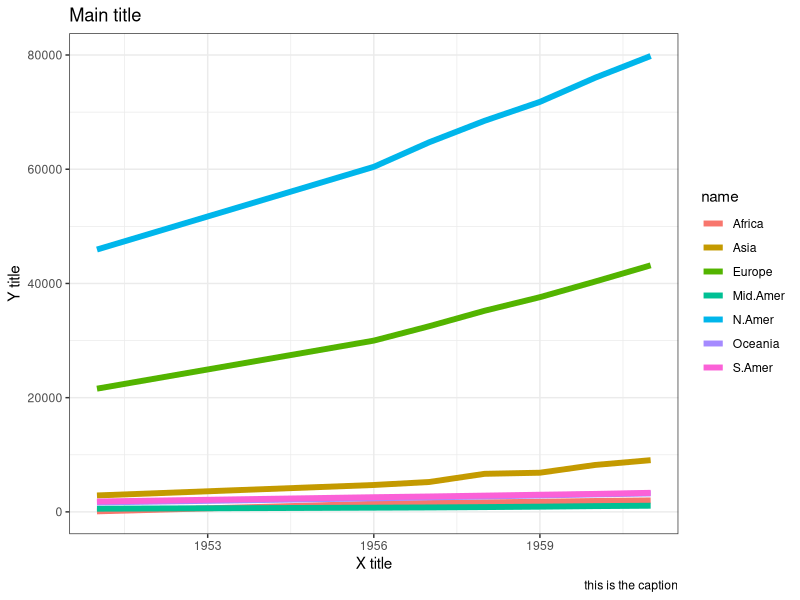
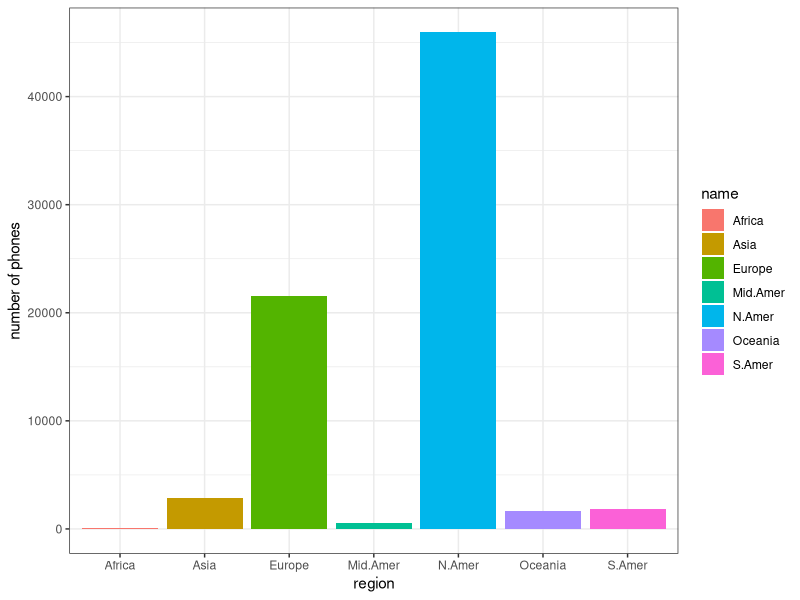
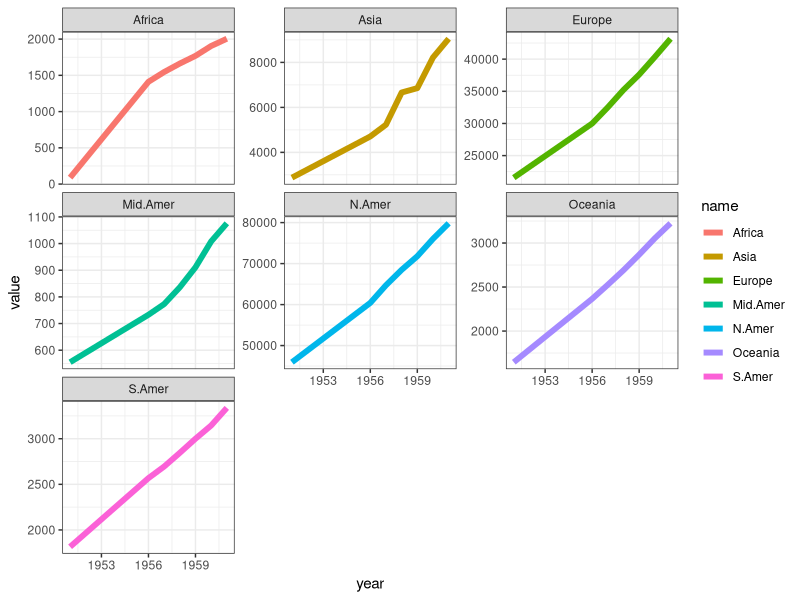
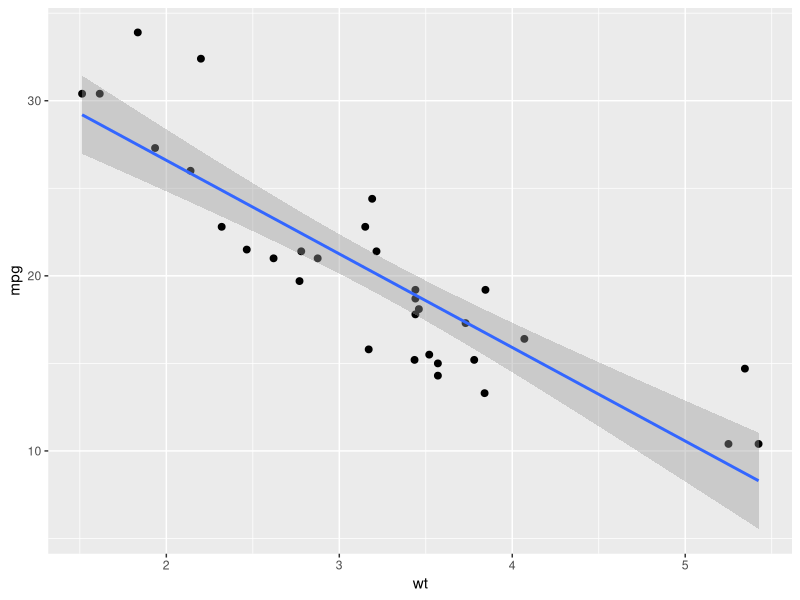

Write R code to recreate these figures, in order.
## ---- chunk 1
knitr::opts_chunk$set(echo = TRUE)
## ---- chunk 2
2+2

5*4/3

(2+2)*4^3

8%%7
## ---- chunk 3
    x = 3
    x

    x = 5
    x

    y = "Hello"
    y

    z = (2+2)*4^3
    z
## ---- chunk 4
w = x/z
w

x+z
## ---- chunk 5
as.numeric('3')
as.character(3)
is.numeric('3')
is.numeric(3)
## ---- chunk 6
class(3)
class('3')
class(y)
class(TRUE)
## ---- chunk 7
2:5

3.5:7 # notice this only goes up to 6.5, because 7.5 would be beyond the end point.

10:20/2 
## ---- chunk 8
seq(from=1,to=100,by=8) # will go from 1 to 100 increasing by 8 each time

seq(from=1,by=2,length.out=10) # increase by 2 ten times
## ---- chunk 9
c(1,2,3,4,5)==1:5
## ---- chunk 10
new_object = c(1,2,3,4,5)

new_object/5

new_object*new_object # notice that the first element of the first object listed is multiplied by the first element of the second object, second by second, etc.
## ---- chunk 11
new_object2 = append(new_object,c(6,7,8))
new_object2
## ---- chunk 12
paste("Hello World")

paste("Hello","World")

paste("Hello","World","Again",sep="~")

paste(c("Hello","Goodbye"),"World")

paste(c("Hello","Goodbye"),"World",collapse = " new line ") # without collapse, this returns two elements "Hello World" and "Goodbye World"
## ---- chunk 13
new_object[3]
new_object[2:4]
new_object[-1]
new_object[-c(1,5)]
## ---- chunk 14
number_df = data.frame(column_1=c(1,2,3),column_2=c(4,5,6),column_3=c(7,8,9))
number_df
## ---- chunk 15
rbind(number_df,c(10,11,12)) # you need to have a value for each column specified 
## ---- chunk 16

colnames(number_df)
colnames(number_df) = paste0("col",c(1:3))
colnames(number_df)[3] = "new"
colnames(number_df)
## ---- chunk 17
cbind(number_df,new_col=c(10,11,12))
number_df$new_col = c(10,11,12)
## ---- chunk 18

number_df$col1[-1]

number_df$new_col[2:3]

number_df$new_col[c(1,3)]

number_df[2:3,] # slices the 2nd and 3rd rows for all columns

number_df[2:3,3] 

number_df[2:3,"new_col"]

## ---- chunk 19
# sapply() example

sapply(c(1.33729,5.51,5.49),round) # round each number

sapply(number_df,class)
## ---- chunk 20
summary(number_df)
sum(number_df$col1)
mean(number_df$col2,na.rm=TRUE) # removes NAs from the calculations, if they are in the list of numbers
median(number_df$new_col)
var(number_df$col2)
sd(number_df$col2)
max(number_df$col2) # can also do min()
which.max(number_df$col2) # gives index position of the maximum
## ---- chunk 21
Sys.Date()
test_date = Sys.Date()
## ---- chunk 22
test_date - 5 # 5 days earlier
test_date + 10000
## ---- chunk 23
as.Date("2020-01-01",format="%Y-%m-%d")
## ---- chunk 24
2<3

10>15

3==4

3!=4

c(1,2,3,4,5)<=3

"Hello"=="World"

"Hello"=="Hello"
## ---- chunk 25
library(tidyverse)
## ---- chunk 26

number_df %>% # take number_df to start
  select(col1,col2) %>% # selecting a new dataframe that is only col1 and col2
  filter(col1<3) # drop any observations where col1 is less than 3

number_df
## ---- chunk 27

number_df %>% 
  mutate(col1_new = col1+5,
         col_new2 = col1_new/col2, # you can interact with new columns have made inside the mutate. the code runs in order.
         text_col = paste(col1,"as text"),
         static_col = 5) # will set all observations to be 5 in this column
## ---- chunk 28
test_df = data.frame(text_col = c("1","2","3"),text_dont_convert = c("a","b","c"))

test_df

test_df = test_df %>% 
  mutate_at(vars(text_col),~as.numeric(.))

test_df

# notice how the first column is now a number
## ---- chunk 29
number_df %>% 
  mutate_all(~as.character(.))
## ---- chunk 30
number_df %>% 
  rename(column1=col1)
## ---- chunk 31
number_df %>% 
  filter(col1<3&col2<5) # keep all observations where BOTH statements are true

number_df %>% 
  filter(col1<3|col2<5) # keep all observations where EITHER statement is true
## ---- chunk 32
number_df %>% 
  summarize(mean_col1 = mean(col1,na.rm=TRUE))
## ---- chunk 33
bind_cols(state.x77,region=as.character(state.region)) %>%  # creates a dataframe that matches some state statistics with their census region
  group_by(region) %>% 
  filter(Illiteracy>1) %>%  # keep states with illiteracy greater than 15
  mutate(average_pop = mean(Population,na.rm=TRUE)) %>%  # average population for each region, this is making a static column
  summarize(number_of_states = n(), # n() counts the number of active observations in each group
            murder_rate = mean(Murder,na.rm=TRUE),
            variance_average_pop = var(average_pop,na.rm=TRUE)) # the variance should be 0 because the code is setting the same value for each state in a given region
## ---- chunk 34

as.data.frame(state.x77) %>% 
  slice(4:7) # rows 4 through 7
## ---- chunk 35

head(bind_cols(state_name = state.name,state.x77),10) # what the data looks like before

bind_cols(state_name = state.name,state.x77) %>% 
  pivot_longer(cols=Population:Area,values_to="value",names_to="old_column_name") # the column in the cols= is selecting all columns between Population and Area
## ---- chunk 36
example_df = data.frame(datasets::WorldPhones,year=c(1951,1956:1961)) %>% pivot_longer(cols="N.Amer":"Mid.Amer")
# number of phones in each region over time
## ---- chunk 37
ggplot(example_df,aes(x=year,y=value,color=name)) +
  geom_line(size=2) +
  theme_bw() +
  labs(x="X title",y="Y title",title="Main title",caption="this is the caption")
## ---- chunk 38

ggplot(example_df %>% filter(year==1951),aes(x=name,y=value,fill=name)) + # when making bar chart, fill is what controls the color 
  geom_bar(stat="identity") + # tells R to use the value as given, not some other summary statistic
  theme_bw() +
  labs(x="region",y="number of phones")
## ---- chunk 39
ggplot(example_df,aes(x=year,y=value,color=name)) +
  geom_line(size=2) +
  theme_bw() +
  facet_wrap(~name,scales="free_y") # free_y for scales means each square gets its own scale on the y-axis, instead of all being the same
## ---- chunk 40

# weight and mpg of cars
ggplot(mtcars,aes(x=wt,y=mpg)) +
  geom_point(size=2) +
  geom_smooth(method="lm")
## ---- chunk 41
for(i in 1:5){
  
  print(i)
  
}
## ---- chunk 42
x = 2

if(x%%2==0){
  
  print("This is even")
  
} else{
  
  print("This is odd")
  
}
## ---- chunk 43
 for(num in c(1,4,6,2,3,5,10,15,389280,981298093)){
    
    if(num%%2==0){
  
  print(paste0(num," is even"))
  
} else{
  
  print(paste0(num," is odd"))
  
}
 }
## ---- chunk 44
table(c(1:5,4:20,10:30))
